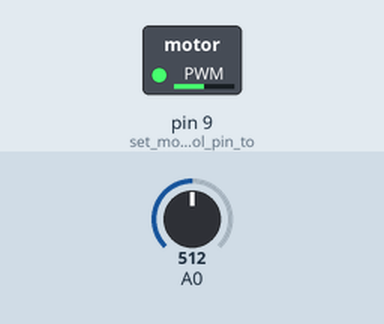
Simulated run of this sketch. Board: Arduino Uno, built with avr-gcc and run on an emulated ATmega328P. On the bench: switched loads named in the sketch (green lamp = pin HIGH). The inputs (shaded band) are chosen by the test bench; at power-on: A0 = 512.

Above: at 1.2 s.
1.3 s: A0 set to 716
At 2.5 s:
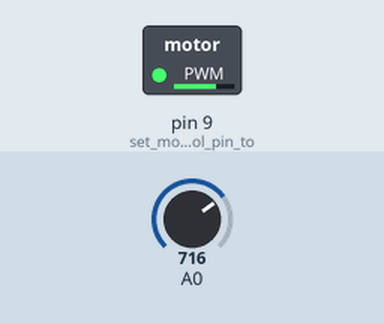
2.8 s: A0 set to 900
At 3.8 s:
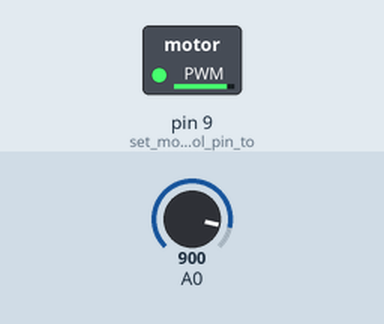
4.3 s: A0 set to 122
At 4.9 s:
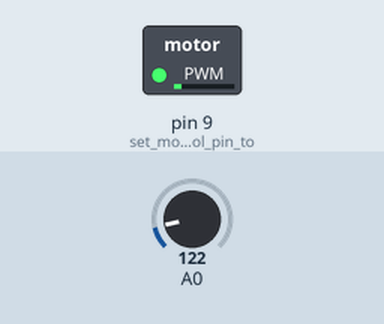
5.8 s: A0 set to 0
At 6.1 s:
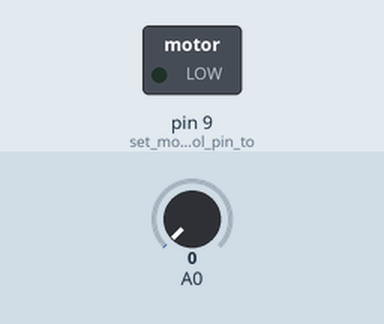
7.3 s: A0 set to 511
At 8.4 s:
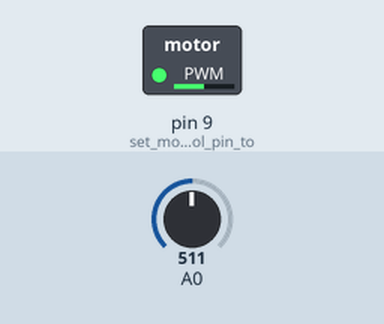
Timing chart, 0 to 9.8 s (numbered marks = the images above; inputs shaded):
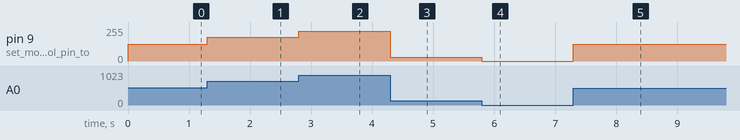

Measured:
- after the input at 1.3 s, pin 9 (set_motor_control_pin_to): 127/255 → 178/255 at once
- after the input at 2.8 s, pin 9 (set_motor_control_pin_to): 178/255 → 224/255 at once
- after the input at 4.3 s, pin 9 (set_motor_control_pin_to): 224/255 → 30/255 at once
- after the input at 5.8 s, pin 9 (set_motor_control_pin_to): 30/255 → 0/255 at once
- after the input at 7.3 s, pin 9 (set_motor_control_pin_to): 0/255 → 127/255 at once

The sketch:

Lesson13_Assignment1_ver2.ino
```cpp
/*
*   Arduino Made Easy
*   by Janna Camp
*
*   Lesson 13 Assignment 1
*   Changing Speeds
*
*   Version 2
*/

void setup() {
  pinMode(9, OUTPUT); //set motor control pin to output
}

void loop() {
  //read the potentiometer pin and map the value from the analog range 0-1023 to the pwm range 0-255
  //and write the mapped value to the motor control pin
  analogWrite(9,map(analogRead(A0),0,1023,0,255));
}
```
